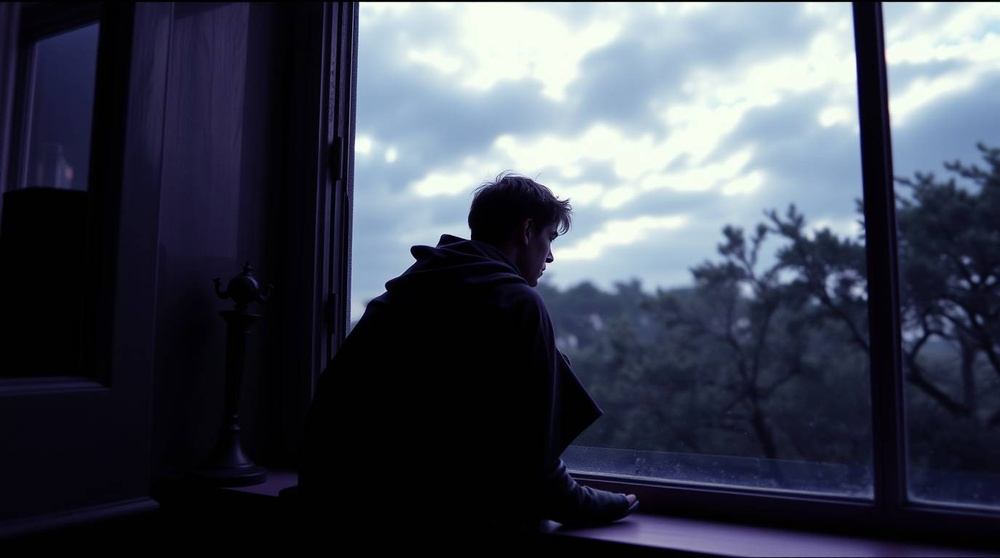
#> input picture 09_projects/image_watermark_tool/input_images/hero.jpg, 1000 x 558 px, shrunk from 1376 x 768 before the run, found by its file name; its folder holds 2 pictures in this run
$ python watermark_images.py
#> lines starting #> are read from the running program, lines starting #| are printed output that depends on the picture
# Import required modules from PIL (Python Imaging Library) for image manipulation
from PIL import Image,ImageDraw,ImageFont
import os

# Define function to add watermark text to all images in a folder
def add_watermark_text_to_folder(input_dir, output_dir, watermark_text, position, font_size):
    # Check if output directory exists, if not create it
#> called with input_dir = '.\\input_images', output_dir = '.\\watermarked_images', watermark_text = '@sanjeet', position = 0, font_size = 32
    if not os.path.exists(output_dir):
        os.makedirs(output_dir)

    # Loop through all files in the input directory
    for filename in os.listdir(input_dir):
        # Check if file is an image by examining its extension (case-insensitive)
        if filename.lower().endswith((".jpg",".jpeg",".png",".bmp")):
            # Create full path to the image file by joining directory and filename
            img_path = os.path.join(input_dir,filename)
            # Open the image file using PIL
            original_img = Image.open(img_path)
#> original_img is the input picture: PIL image 1000x558 RGB; mean R, G, B 63.6, 68.4, 81.7
            # Get the width and height dimensions of the image
            width, height = original_img.size
#> width = 1000; height = 558
            # Create a drawing context on the image to add text
            draw = ImageDraw.Draw(original_img)
            # Try to load custom font file, fallback to default if not found
            try:
                font = ImageFont.truetype("super_nought.ttf", size=font_size)
                # Print font bounding box and size for debugging
                print(f"Here is the font: {font.getbbox(watermark_text)}{font.size}")
            except OSError:
                # Handle case when custom font file doesn't exist
                print("Font file not found, using default font")
                font = ImageFont.load_default()

            # Print the loaded font name for verification
            print(f"Here is the font: {font.getname()}")
            # Get bounding box coordinates of the text using font mask
            # getbbox() returns (x0, y0, x1, y1) - top-left and bottom-right coordinates
            x0,y0,x1,y1 = font.getmask(watermark_text).getbbox()
            # Calculate actual text width by subtracting left from right coordinate
            text_width = x1-x0
            # Calculate actual text height by subtracting top from bottom coordinate
            text_height = y1-y0
            # Print all dimensions for debugging and verification
            print(f"image width: {width}, image height: {height}")
#| image width: 1000, image height: 558
            print(f"text width: {text_width}, text height: {text_height}")

            # Set margin distance from image edges (reduced from 100 to 50 pixels)
            margin = 50

            # Calculate x position: place text near right edge with margin
            x = width - text_width - margin
#> x = 795
            # Calculate y position: place text near bottom edge with margin
            y = height - text_height - margin
#> y = 481

            print(f"Calculated position: x={x}, y={y}")
#| Calculated position: x=795, y=481

            # Draw the watermark text on the image at calculated position
            # Using both fill and stroke for better visibility
            draw.text((x,y), text=watermark_text, fill="white", font=font)

            # Create output file path with "watermark_" prefix
            output_path = os.path.join(output_dir,f"watermark_{filename}")

            # Save the watermarked image to the output directory
            original_img.save(output_path)
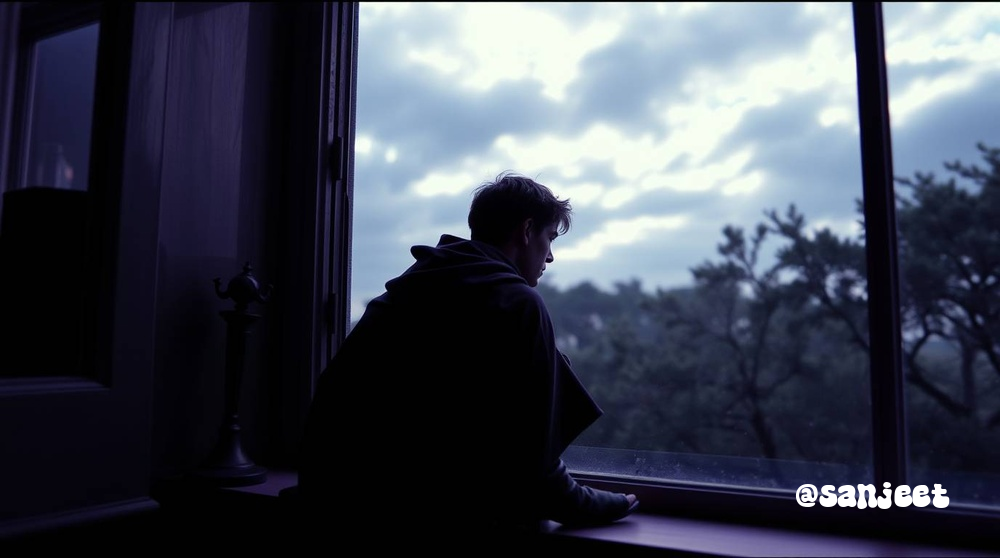
#> saved as watermark_hero.jpg: PIL image 1000x558 RGB; mean R, G, B 64.5, 69.3, 82.6

            # Print confirmation message
            print(f"Watermarked image saved as {output_path}")
#> pass 2 of the loop in add_watermark_text_to_folder, `for filename in os.listdir(input_dir):`:
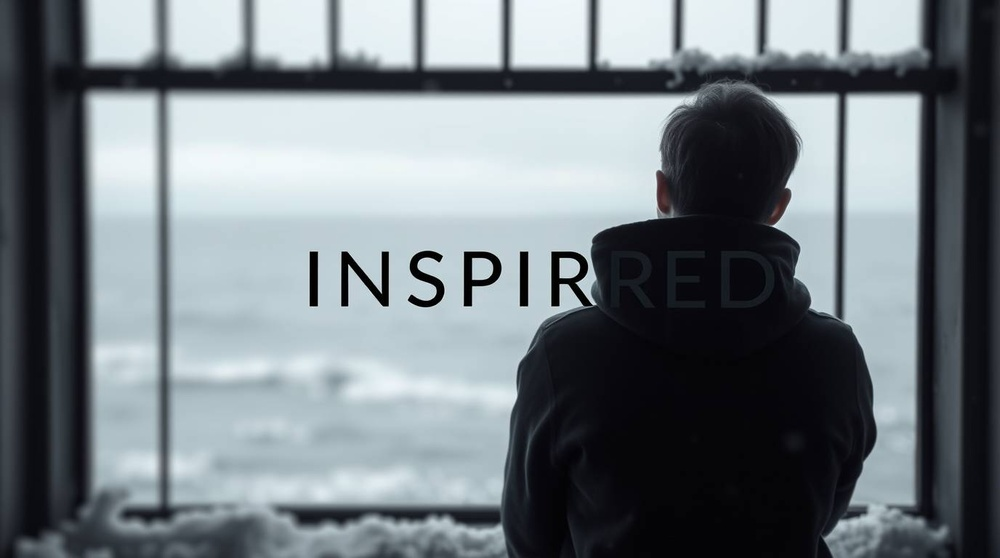
#> input picture 09_projects/image_watermark_tool/input_images/inspiration.jpg, 1000 x 558 px, shrunk from 1376 x 768 before the run, found by its file name
#> in add_watermark_text_to_folder, original_img is the input picture: PIL image 1000x558 RGB; mean R, G, B 116.4, 124.7, 130.1
#| image width: 1000, image height: 558
#| Calculated position: x=795, y=481
#> in add_watermark_text_to_folder, `original_img.save(output_path)`:
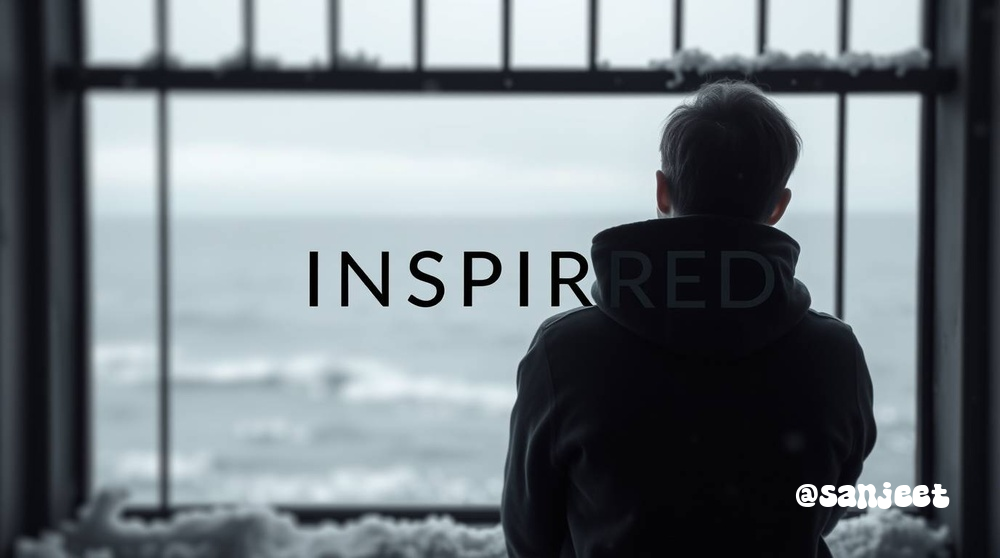
#> saved as watermark_inspiration.jpg: PIL image 1000x558 RGB; mean R, G, B 117.1, 125.4, 130.8


# Define input directory path (relative path to current directory)
input_dir = r".\input_images"
# Define output directory path (relative path to current directory)
output_dir = r".\watermarked_images"
# Set the watermark text to be added to images
watermark_text = "@sanjeet"
# Set the font size for the watermark text (reduced from 200 to 32 for better fit)
font_size = 32
# Define position variable (note: has typo 'postion' and not actually used in function)
postion = 0
# Call the function to process all images, using the font_size variable instead of hardcoded value
add_watermark_text_to_folder(input_dir, output_dir,watermark_text,position=postion,font_size=font_size)
